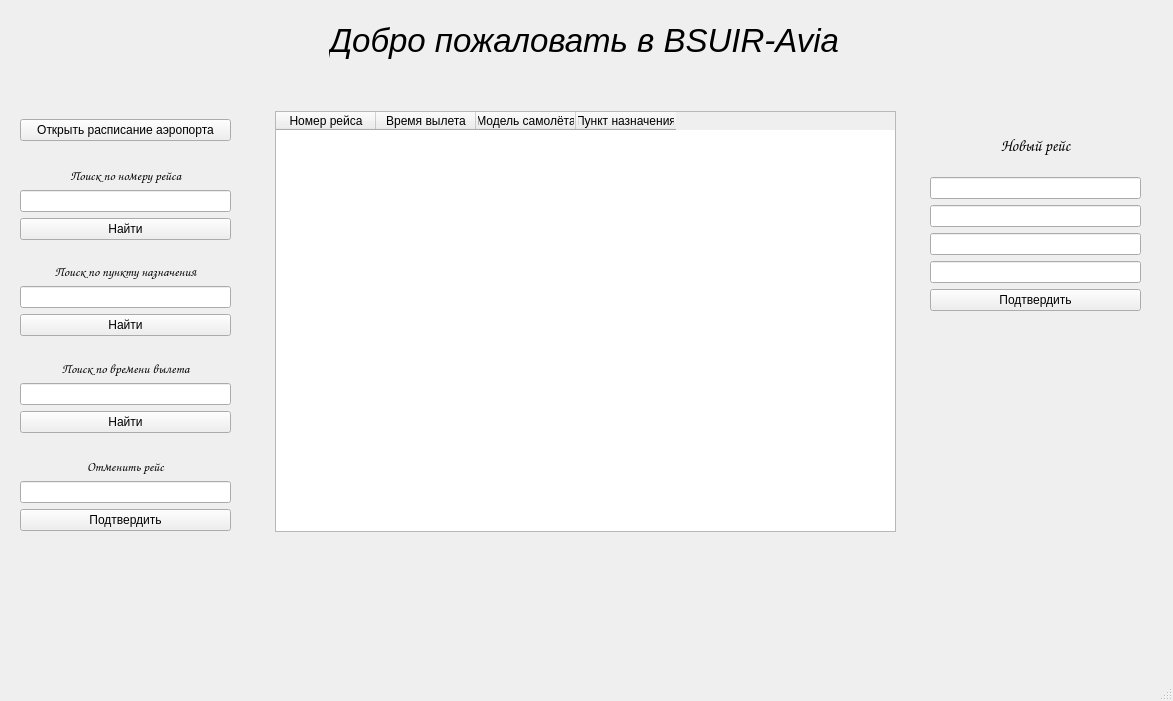
<?xml version="1.0" encoding="UTF-8"?>
<ui version="4.0">
 <class>MainWindow</class>
 <widget class="QMainWindow" name="MainWindow">
  <property name="geometry">
   <rect>
    <x>0</x>
    <y>0</y>
    <width>1173</width>
    <height>701</height>
   </rect>
  </property>
  <property name="minimumSize">
   <size>
    <width>1173</width>
    <height>701</height>
   </size>
  </property>
  <property name="maximumSize">
   <size>
    <width>1173</width>
    <height>701</height>
   </size>
  </property>
  <property name="windowTitle">
   <string>BSUIR-AIR</string>
  </property>
  <property name="toolTipDuration">
   <number>-1</number>
  </property>
  <widget class="QWidget" name="centralwidget">
   <property name="toolTipDuration">
    <number>-7</number>
   </property>
   <widget class="QWidget" name="verticalLayoutWidget">
    <property name="geometry">
     <rect>
      <x>-1</x>
      <y>0</y>
      <width>1171</width>
      <height>80</height>
     </rect>
    </property>
    <layout class="QVBoxLayout" name="verticalLayout">
     <item alignment="Qt::AlignHCenter">
      <widget class="QLabel" name="label">
       <property name="palette">
        <palette>
         <active>
          <colorrole role="Text">
           <brush brushstyle="SolidPattern">
            <color alpha="255">
             <red>112</red>
             <green>135</green>
             <blue>147</blue>
            </color>
           </brush>
          </colorrole>
         </active>
         <inactive>
          <colorrole role="Text">
           <brush brushstyle="SolidPattern">
            <color alpha="255">
             <red>0</red>
             <green>0</green>
             <blue>0</blue>
            </color>
           </brush>
          </colorrole>
         </inactive>
         <disabled>
          <colorrole role="Text">
           <brush brushstyle="SolidPattern">
            <color alpha="255">
             <red>120</red>
             <green>120</green>
             <blue>120</blue>
            </color>
           </brush>
          </colorrole>
         </disabled>
        </palette>
       </property>
       <property name="font">
        <font>
         <pointsize>25</pointsize>
         <italic>true</italic>
         <bold>false</bold>
        </font>
       </property>
       <property name="styleSheet">
        <string notr="true">QLabel
{
color #628bb5;
}</string>
       </property>
       <property name="text">
        <string>Добро пожаловать в BSUIR-Avia</string>
       </property>
      </widget>
     </item>
    </layout>
   </widget>
   <widget class="QTableWidget" name="tableWidget">
    <property name="geometry">
     <rect>
      <x>275</x>
      <y>111</y>
      <width>621</width>
      <height>421</height>
     </rect>
    </property>
    <column>
     <property name="text">
      <string>Номер рейса</string>
     </property>
    </column>
    <column>
     <property name="text">
      <string>Время вылета</string>
     </property>
    </column>
    <column>
     <property name="text">
      <string>Модель самолёта</string>
     </property>
    </column>
    <column>
     <property name="text">
      <string>Пункт назначения</string>
     </property>
    </column>
   </widget>
   <widget class="QWidget" name="verticalLayoutWidget_5">
    <property name="geometry">
     <rect>
      <x>20</x>
      <y>100</y>
      <width>211</width>
      <height>431</height>
     </rect>
    </property>
    <layout class="QVBoxLayout" name="verticalLayout_6">
     <item>
      <spacer name="verticalSpacer_2">
       <property name="orientation">
        <enum>Qt::Vertical</enum>
       </property>
       <property name="sizeType">
        <enum>QSizePolicy::Expanding</enum>
       </property>
       <property name="sizeHint" stdset="0">
        <size>
         <width>20</width>
         <height>25</height>
        </size>
       </property>
      </spacer>
     </item>
     <item>
      <widget class="QPushButton" name="pushButton">
       <property name="text">
        <string>Открыть расписание аэропорта</string>
       </property>
      </widget>
     </item>
     <item>
      <spacer name="verticalSpacer">
       <property name="orientation">
        <enum>Qt::Vertical</enum>
       </property>
       <property name="sizeHint" stdset="0">
        <size>
         <width>20</width>
         <height>25</height>
        </size>
       </property>
      </spacer>
     </item>
     <item>
      <layout class="QVBoxLayout" name="verticalLayout_5">
       <item>
        <widget class="QLabel" name="label_4">
         <property name="palette">
          <palette>
           <active>
            <colorrole role="Text">
             <brush brushstyle="SolidPattern">
              <color alpha="255">
               <red>131</red>
               <green>158</green>
               <blue>172</blue>
              </color>
             </brush>
            </colorrole>
           </active>
           <inactive>
            <colorrole role="Text">
             <brush brushstyle="SolidPattern">
              <color alpha="255">
               <red>0</red>
               <green>0</green>
               <blue>0</blue>
              </color>
             </brush>
            </colorrole>
           </inactive>
           <disabled>
            <colorrole role="Text">
             <brush brushstyle="SolidPattern">
              <color alpha="255">
               <red>120</red>
               <green>120</green>
               <blue>120</blue>
              </color>
             </brush>
            </colorrole>
           </disabled>
          </palette>
         </property>
         <property name="font">
          <font>
           <family>Comic Sans MS</family>
           <pointsize>10</pointsize>
          </font>
         </property>
         <property name="text">
          <string>Поиск по номеру рейса</string>
         </property>
         <property name="alignment">
          <set>Qt::AlignCenter</set>
         </property>
        </widget>
       </item>
       <item>
        <widget class="QLineEdit" name="lineEdit_3">
         <property name="text">
          <string/>
         </property>
        </widget>
       </item>
       <item>
        <widget class="QPushButton" name="pushButton_4">
         <property name="text">
          <string>Найти</string>
         </property>
        </widget>
       </item>
       <item>
        <spacer name="verticalSpacer_3">
         <property name="orientation">
          <enum>Qt::Vertical</enum>
         </property>
         <property name="sizeHint" stdset="0">
          <size>
           <width>20</width>
           <height>20</height>
          </size>
         </property>
        </spacer>
       </item>
       <item>
        <layout class="QVBoxLayout" name="verticalLayout_4">
         <item>
          <widget class="QLabel" name="label_3">
           <property name="palette">
            <palette>
             <active>
              <colorrole role="Text">
               <brush brushstyle="SolidPattern">
                <color alpha="255">
                 <red>131</red>
                 <green>158</green>
                 <blue>172</blue>
                </color>
               </brush>
              </colorrole>
             </active>
             <inactive>
              <colorrole role="Text">
               <brush brushstyle="SolidPattern">
                <color alpha="255">
                 <red>0</red>
                 <green>0</green>
                 <blue>0</blue>
                </color>
               </brush>
              </colorrole>
             </inactive>
             <disabled>
              <colorrole role="Text">
               <brush brushstyle="SolidPattern">
                <color alpha="255">
                 <red>120</red>
                 <green>120</green>
                 <blue>120</blue>
                </color>
               </brush>
              </colorrole>
             </disabled>
            </palette>
           </property>
           <property name="font">
            <font>
             <family>Comic Sans MS</family>
             <pointsize>10</pointsize>
            </font>
           </property>
           <property name="text">
            <string>Поиск по пункту назначения</string>
           </property>
           <property name="alignment">
            <set>Qt::AlignCenter</set>
           </property>
          </widget>
         </item>
         <item>
          <widget class="QLineEdit" name="lineEdit_2"/>
         </item>
         <item>
          <widget class="QPushButton" name="pushButton_3">
           <property name="text">
            <string>Найти</string>
           </property>
          </widget>
         </item>
         <item>
          <spacer name="verticalSpacer_4">
           <property name="orientation">
            <enum>Qt::Vertical</enum>
           </property>
           <property name="sizeHint" stdset="0">
            <size>
             <width>20</width>
             <height>20</height>
            </size>
           </property>
          </spacer>
         </item>
         <item>
          <layout class="QVBoxLayout" name="verticalLayout_2">
           <item>
            <widget class="QLabel" name="label_2">
             <property name="palette">
              <palette>
               <active>
                <colorrole role="Text">
                 <brush brushstyle="SolidPattern">
                  <color alpha="255">
                   <red>131</red>
                   <green>158</green>
                   <blue>172</blue>
                  </color>
                 </brush>
                </colorrole>
               </active>
               <inactive>
                <colorrole role="Text">
                 <brush brushstyle="SolidPattern">
                  <color alpha="255">
                   <red>0</red>
                   <green>0</green>
                   <blue>0</blue>
                  </color>
                 </brush>
                </colorrole>
               </inactive>
               <disabled>
                <colorrole role="Text">
                 <brush brushstyle="SolidPattern">
                  <color alpha="255">
                   <red>120</red>
                   <green>120</green>
                   <blue>120</blue>
                  </color>
                 </brush>
                </colorrole>
               </disabled>
              </palette>
             </property>
             <property name="font">
              <font>
               <family>Comic Sans MS</family>
               <pointsize>10</pointsize>
              </font>
             </property>
             <property name="text">
              <string>Поиск по времени вылета</string>
             </property>
             <property name="alignment">
              <set>Qt::AlignCenter</set>
             </property>
            </widget>
           </item>
           <item>
            <widget class="QLineEdit" name="lineEdit"/>
           </item>
           <item>
            <widget class="QPushButton" name="pushButton_2">
             <property name="text">
              <string>Найти</string>
             </property>
            </widget>
           </item>
           <item>
            <layout class="QVBoxLayout" name="verticalLayout_7">
             <item>
              <spacer name="verticalSpacer_8">
               <property name="orientation">
                <enum>Qt::Vertical</enum>
               </property>
               <property name="sizeType">
                <enum>QSizePolicy::Expanding</enum>
               </property>
               <property name="sizeHint" stdset="0">
                <size>
                 <width>20</width>
                 <height>20</height>
                </size>
               </property>
              </spacer>
             </item>
             <item>
              <widget class="QLabel" name="label_6">
               <property name="palette">
                <palette>
                 <active>
                  <colorrole role="Text">
                   <brush brushstyle="SolidPattern">
                    <color alpha="255">
                     <red>131</red>
                     <green>158</green>
                     <blue>172</blue>
                    </color>
                   </brush>
                  </colorrole>
                 </active>
                 <inactive>
                  <colorrole role="Text">
                   <brush brushstyle="SolidPattern">
                    <color alpha="255">
                     <red>0</red>
                     <green>0</green>
                     <blue>0</blue>
                    </color>
                   </brush>
                  </colorrole>
                 </inactive>
                 <disabled>
                  <colorrole role="Text">
                   <brush brushstyle="SolidPattern">
                    <color alpha="255">
                     <red>120</red>
                     <green>120</green>
                     <blue>120</blue>
                    </color>
                   </brush>
                  </colorrole>
                 </disabled>
                </palette>
               </property>
               <property name="font">
                <font>
                 <family>Comic Sans MS</family>
                 <pointsize>10</pointsize>
                </font>
               </property>
               <property name="text">
                <string>Отменить рейс</string>
               </property>
               <property name="alignment">
                <set>Qt::AlignCenter</set>
               </property>
              </widget>
             </item>
             <item>
              <widget class="QLineEdit" name="lineEdit_8"/>
             </item>
             <item>
              <widget class="QPushButton" name="pushButton_6">
               <property name="text">
                <string>Подтвердить</string>
               </property>
              </widget>
             </item>
            </layout>
           </item>
          </layout>
         </item>
        </layout>
       </item>
      </layout>
     </item>
    </layout>
   </widget>
   <widget class="QWidget" name="verticalLayoutWidget_7">
    <property name="geometry">
     <rect>
      <x>930</x>
      <y>120</y>
      <width>211</width>
      <height>191</height>
     </rect>
    </property>
    <layout class="QVBoxLayout" name="verticalLayout_8">
     <item>
      <spacer name="verticalSpacer_7">
       <property name="orientation">
        <enum>Qt::Vertical</enum>
       </property>
       <property name="sizeType">
        <enum>QSizePolicy::Expanding</enum>
       </property>
       <property name="sizeHint" stdset="0">
        <size>
         <width>20</width>
         <height>15</height>
        </size>
       </property>
      </spacer>
     </item>
     <item>
      <widget class="QLabel" name="label_5">
       <property name="font">
        <font>
         <family>Comic Sans MS</family>
         <pointsize>12</pointsize>
        </font>
       </property>
       <property name="text">
        <string>Новый рейс</string>
       </property>
       <property name="alignment">
        <set>Qt::AlignCenter</set>
       </property>
      </widget>
     </item>
     <item>
      <spacer name="verticalSpacer_6">
       <property name="orientation">
        <enum>Qt::Vertical</enum>
       </property>
       <property name="sizeType">
        <enum>QSizePolicy::Expanding</enum>
       </property>
       <property name="sizeHint" stdset="0">
        <size>
         <width>20</width>
         <height>15</height>
        </size>
       </property>
      </spacer>
     </item>
     <item>
      <widget class="QLineEdit" name="lineEdit_4"/>
     </item>
     <item>
      <widget class="QLineEdit" name="lineEdit_5"/>
     </item>
     <item>
      <widget class="QLineEdit" name="lineEdit_6"/>
     </item>
     <item>
      <widget class="QLineEdit" name="lineEdit_7"/>
     </item>
     <item>
      <widget class="QPushButton" name="pushButton_5">
       <property name="text">
        <string>Подтвердить</string>
       </property>
      </widget>
     </item>
    </layout>
   </widget>
   <widget class="QLabel" name="label_7">
    <property name="geometry">
     <rect>
      <x>0</x>
      <y>300</y>
      <width>1173</width>
      <height>376</height>
     </rect>
    </property>
    <property name="text">
     <string/>
    </property>
   </widget>
   <widget class="QLabel" name="label_8">
    <property name="geometry">
     <rect>
      <x>8</x>
      <y>105</y>
      <width>231</width>
      <height>431</height>
     </rect>
    </property>
    <property name="text">
     <string/>
    </property>
   </widget>
   <widget class="QLabel" name="label_9">
    <property name="geometry">
     <rect>
      <x>920</x>
      <y>120</y>
      <width>231</width>
      <height>211</height>
     </rect>
    </property>
    <property name="text">
     <string/>
    </property>
   </widget>
   <zorder>label_7</zorder>
   <zorder>label_9</zorder>
   <zorder>label_8</zorder>
   <zorder>verticalLayoutWidget</zorder>
   <zorder>tableWidget</zorder>
   <zorder>verticalLayoutWidget_5</zorder>
   <zorder>verticalLayoutWidget_7</zorder>
  </widget>
  <widget class="QMenuBar" name="menubar">
   <property name="geometry">
    <rect>
     <x>0</x>
     <y>0</y>
     <width>1173</width>
     <height>22</height>
    </rect>
   </property>
  </widget>
  <widget class="QStatusBar" name="statusbar"/>
 </widget>
 <resources/>
 <connections/>
</ui>
